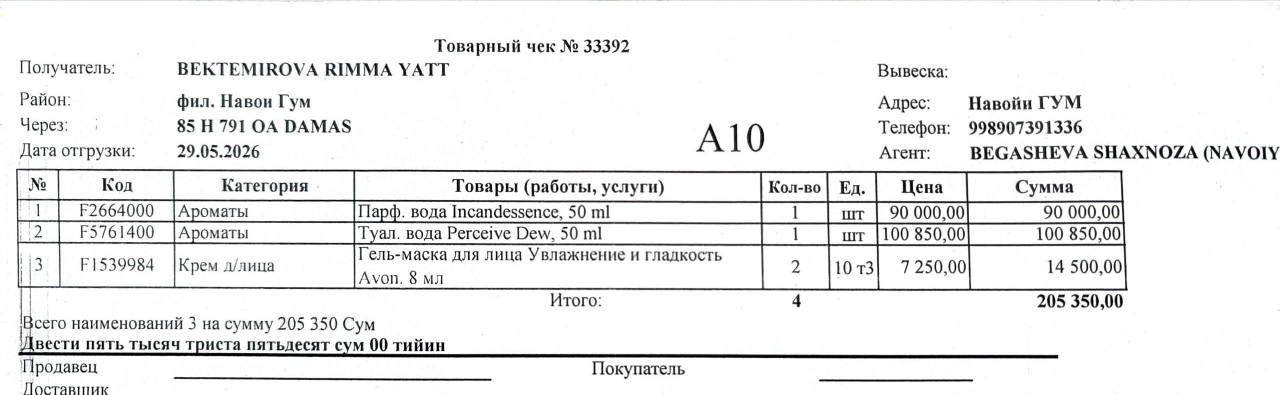
#> input picture receipts/first.jpg, 2560 x 789 px (shown at 1/2 size); its folder holds only this picture in this run
$ python -i preprocessor.py   (imports and definitions only)   (older library calls are emulated)
#> lines starting #> are read from the running program, lines starting #| are printed output that depends on the picture; after the words box and inside, x2 and y2 are one past the last pixel; in counts of white or black regions, pixels touching at a corner belong together
### src/quality_checker.py
"""
quality_checker.py — Computer Vision Image Quality Gate.

Evaluates receipt photo quality BEFORE feeding into heavy OCR models:
  1. Blur Detection (Variance of Laplacian)
  2. Glare / Specular Highlight Detection (HSV saturation & value)
  3. Skew / Tilt Angle Estimation (Hough line transform)

Why this matters:
  Feeding blurry or severely glare-obscured photos into a 0.9B Vision-Language
  Transformer wastes compute and leads to hallucinatory/corrupted tables.
  Detecting capture flaws upfront gives users actionable feedback (e.g. "re-focus camera").
"""

from dataclasses import dataclass, field
import logging
import math
from typing import Optional

import cv2
import numpy as np

logger = logging.getLogger(__name__)


@dataclass
class QualityReport:
    """Diagnostic report evaluating capture quality of an image."""
    is_acceptable: bool
    blur_score: float         # Higher = sharper (variance of Laplacian)
    is_blurry: bool
    glare_ratio: float        # Percentage of pixels with specular glare (0.0 to 1.0)
    has_glare: bool
    skew_angle: float         # Estimated tilt angle in degrees (-45.0 to +45.0)
    warnings: list[str] = field(default_factory=list)

    def summary(self) -> str:
        status = "PASSED" if self.is_acceptable else "FLAGGED"
        msg = f"Quality Gate [{status}] — Blur: {self.blur_score:.1f} (blurry={self.is_blurry}), " \
              f"Glare: {self.glare_ratio * 100:.2f}% (glare={self.has_glare}), " \
              f"Skew: {self.skew_angle:.1f}°"
        if self.warnings:
            msg += f" | Warnings: {'; '.join(self.warnings)}"
        return msg


class ImageQualityChecker:
    """
    Evaluates physical capture quality of receipt photographs.

    Tunable thresholds:
      - blur_threshold: Below this variance of Laplacian, image is marked blurry (default: 100.0)
      - glare_threshold: Max allowed ratio of overexposed hotspot pixels (default: 0.08 / 8%)
      - max_skew_angle: Skew beyond this angle triggers a warning (default: 15.0°)
    """

    def __init__(
        self,
        blur_threshold: float = 100.0,
        glare_threshold: float = 0.08,
        max_skew_angle: float = 15.0,
    ):
#> in _load, img is the input picture: shape (789, 2560, 3); mean B, G, R 237.5, 237.3, 237.2
        self.blur_threshold = blur_threshold
        self.glare_threshold = glare_threshold
        self.max_skew_angle = max_skew_angle

    def evaluate(self, image: np.ndarray) -> QualityReport:
        """
        Runs comprehensive image quality analysis on an image array (BGR or grayscale).
        Returns a QualityReport.
        """
        if image is None or image.size == 0:
            return QualityReport(
                is_acceptable=False,
                blur_score=0.0,
                is_blurry=True,
                glare_ratio=0.0,
                has_glare=False,
                skew_angle=0.0,
                warnings=["Empty or invalid image array"],
            )

        # Convert to grayscale for blur and skew checks
        if image.ndim == 3:
            gray = cv2.cvtColor(image, cv2.COLOR_BGR2GRAY)
            bgr = image
        else:
            gray = image
            bgr = cv2.cvtColor(image, cv2.COLOR_GRAY2BGR)

        # 1. Blur Detection (Variance of Laplacian)
        blur_score = self.calculate_blur_score(gray)
        is_blurry = blur_score < self.blur_threshold

        # 2. Glare Detection (Specular highlights)
        glare_ratio = self.calculate_glare_ratio(bgr)
        has_glare = glare_ratio > self.glare_threshold

        # 3. Skew Angle Estimation
        skew_angle = self.estimate_skew_angle(gray)
        is_skewed = abs(skew_angle) > self.max_skew_angle

        warnings = []
        if is_blurry:
            warnings.append(
                f"Image appears blurry (score: {blur_score:.1f} < {self.blur_threshold:.1f}). "
                "Consider re-taking photo with better focus."
            )
        if has_glare:
            warnings.append(
                f"Severe specular glare detected ({glare_ratio * 100:.1f}% of pixels overexposed). "
                "Try angling camera to avoid direct flash/lamp reflection."
            )
        if is_skewed:
            warnings.append(
                f"High document tilt detected ({skew_angle:.1f}°). "
                "Perspective correction will attempt to align it."
            )

        is_acceptable = not (is_blurry or (has_glare and glare_ratio > 0.20))

        report = QualityReport(
            is_acceptable=is_acceptable,
            blur_score=round(blur_score, 2),
            is_blurry=is_blurry,
            glare_ratio=round(glare_ratio, 4),
            has_glare=has_glare,
            skew_angle=round(skew_angle, 2),
            warnings=warnings,
        )

        logger.info(report.summary())
        return report

    @staticmethod
    def calculate_blur_score(gray_img: np.ndarray) -> float:
        """
        Calculates sharpness using variance of Laplacian filter.
        Sharp edges produce high variance; blurry images produce low variance.
        """
        laplacian = cv2.Laplacian(gray_img, cv2.CV_64F)
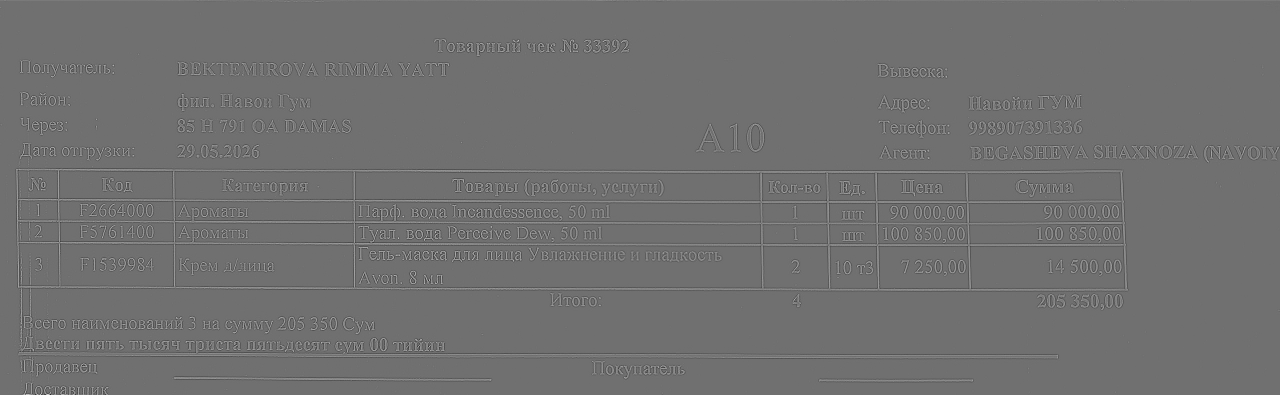
#> laplacian: shape (789, 2560) float64 (shown at 1/2 size); min -301, max 383, mean 0.1; drawn with min black and max white
        variance = float(laplacian.var())
#> variance = 1054.2
#> in evaluate, `is_blurry = blur_score < self.blur_threshold`: is_blurry = False
        return variance

    @staticmethod
    def calculate_glare_ratio(bgr_img: np.ndarray) -> float:
        """
        Calculates ratio of overexposed highlight pixels.
        Pixels with Value >= 250 and low Saturation (< 30) represent glare.
        """
        hsv = cv2.cvtColor(bgr_img, cv2.COLOR_BGR2HSV)
#> hsv: shape (789, 2560, 3); mean H, S, V 16.2, 1.7, 237.6
        sat = hsv[:, :, 1]
        val = hsv[:, :, 2]
        # White glare: high brightness, low saturation
        glare_mask = (val >= 250) & (sat < 35)
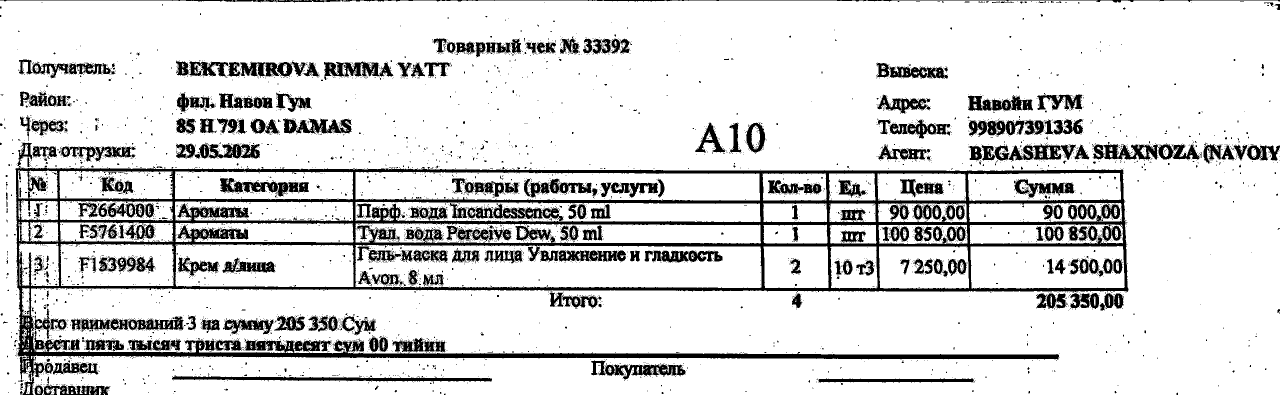
#> glare_mask: shape (789, 2560) bool (shown at 1/2 size); 85.4% white; 6873 black regions (6550 under 20 px), largest, box (x1, y1, x2, y2) and area: (31, 285, 2257, 763) 113077, (344, 752, 984, 764) 3943, (0, 0, 2560, 5) 3705
        glare_count = np.count_nonzero(glare_mask)
#> glare_count = 1725176
        total_pixels = bgr_img.shape[0] * bgr_img.shape[1]
#> total_pixels = 2019840
#> in evaluate, `glare_ratio = self.calculate_glare_ratio(bgr)`: glare_ratio = 0.854
#> in evaluate, `has_glare = glare_ratio > self.glare_threshold`: has_glare = True
        return float(glare_count / total_pixels) if total_pixels > 0 else 0.0

    @staticmethod
    def estimate_skew_angle(gray_img: np.ndarray) -> float:
        """
        Estimates receipt text skew angle in degrees using Hough line transform.
        Returns angle in degrees (-45.0 to +45.0). Positive = rotated clockwise.
        """
        # Downscale for fast edge detection
        h, w = gray_img.shape[:2]
#> h = 789; w = 2560
        max_dim = 1000
        if max(h, w) > max_dim:
            scale = max_dim / max(h, w)
#> scale = 0.391
            small = cv2.resize(gray_img, (int(w * scale), int(h * scale)))
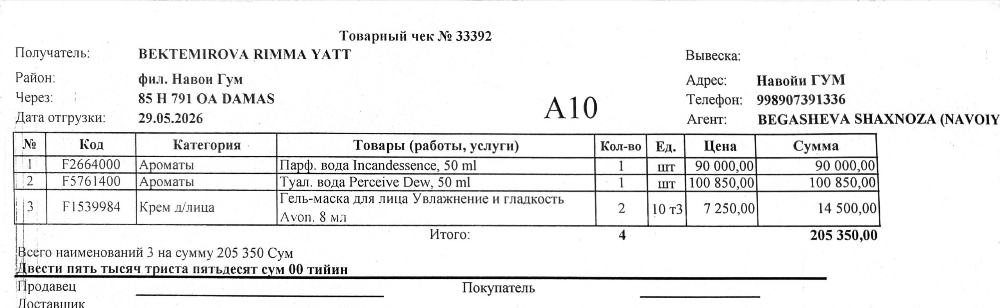
#> small: shape (308, 1000); min 0, max 255, mean 237.3
        else:
            small = gray_img

        edges = cv2.Canny(small, 50, 150, apertureSize=3)
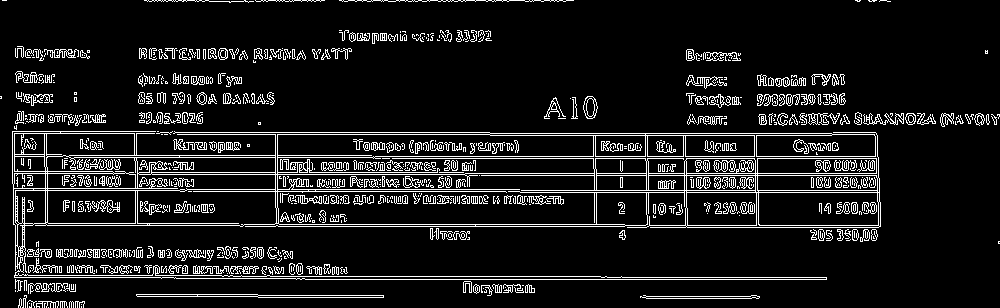
#> edges: shape (308, 1000); 10.2% white in thin lines or dots
        lines = cv2.HoughLinesP(
            edges, 1, np.pi / 180, threshold=80, minLineLength=50, maxLineGap=10
        )
#> lines = 219 rows, first 6: [12, 173, 138, 173], [296, 279, 826, 279], [13, 190, 186, 190], [373, 158, 878, 158], [373, 156, 877, 156], [490, 133, 831, 133]

        if lines is None or len(lines) == 0:
            return 0.0

        angles = []
        for line in lines:
            x1, y1, x2, y2 = line[0]
            dx = x2 - x1
            dy = y2 - y1
            if dx == 0:
                continue
            angle_deg = math.degrees(math.atan2(dy, dx))
            # Focus on near-horizontal text lines (-45 to +45 degrees)
            if -45.0 <= angle_deg <= 45.0:
                angles.append(angle_deg)
#> this loop made 219 passes
#> (x1, y1, x2, y2, dx, dy, angle_deg) on passes 1 to 3: (12, 173, 138, 173, 126, 0, 0), (296, 279, 826, 279, 530, 0, 0), (13, 190, 186, 190, 173, 0, 0)

        if not angles:
            return 0.0

        # Return median angle to reject outlier lines
        return float(np.median(angles))

### src/preprocessor.py
"""
preprocessor.py — OpenCV-based image cleaning before OCR.

Pipeline order (each step is isolated so you can disable any one of them):
    1. Load image
    2. Perspective correction  → flattens photos taken at an angle
    3. Blue mark removal       → erases handwritten blue checkmarks via HSV mask
    4. Binarization            → stark black-on-white, removes shadows

Why this order?
    Perspective first: a straight image gives better contour detection later.
    Blue removal before binarization: after binarization blue becomes black,
    indistinguishable from printed text.
    Binarization last: gives OCR the cleanest possible input.
"""

import cv2
import numpy as np
import logging
from pathlib import Path

from .quality_checker import ImageQualityChecker, QualityReport

logger = logging.getLogger(__name__)


class ImagePreprocessor:
    """
    Cleans a receipt photo so PaddleOCR gets the best possible input.

    Example usage:
        prep = ImagePreprocessor()
        clean = prep.process("receipts/photo.jpg")
        prep.save(clean, "output/debug_clean.png")   # optional debug save
    """

    def __init__(
        self,
        blue_lower:        tuple = (100, 50,  50),
        blue_upper:        tuple = (130, 255, 255),
        block_size:        int   = 31,
        adaptive_c:        int   = 10,
        auto_perspective:  bool  = True,
        remove_blue_marks: bool  = True,
        check_quality:     bool  = True,
    ):
        """
        Args:
            blue_lower:        Lower HSV bound for blue checkmark colour.
            blue_upper:        Upper HSV bound for blue checkmark colour.
            block_size:        Neighbourhood size for adaptive threshold (must be odd).
            adaptive_c:        Constant subtracted from threshold mean.
            auto_perspective:  Whether to auto-detect and flatten document angle.
            remove_blue_marks: Whether to erase blue handwritten marks.
            check_quality:     Whether to evaluate blur, glare, and skew before processing.
        """
        self.blue_lower        = np.array(blue_lower,  dtype=np.uint8)
        self.blue_upper        = np.array(blue_upper,  dtype=np.uint8)
        self.block_size        = block_size
        self.adaptive_c        = adaptive_c
        self.auto_perspective  = auto_perspective
        self.remove_blue_marks = remove_blue_marks
        self.check_quality     = check_quality

        self.quality_checker   = ImageQualityChecker()
        self.last_quality_report: Optional[QualityReport] = None

    # ------------------------------------------------------------------
    # Public API
    # ------------------------------------------------------------------

    def process(self, image_path: str) -> np.ndarray:
        """
        Runs the full preprocessing pipeline.

        Returns:
            A 3-channel BGR numpy array (white background, black text).
            Always 3-channel so PaddleOCR / PP-Structure is happy.
        """
        img = self._load(image_path)
        logger.info("Loaded image %s — shape %s", image_path, img.shape)

        if self.check_quality:
            self.last_quality_report = self.quality_checker.evaluate(img)

        if self.auto_perspective:
            img = self._correct_perspective(img)

        if self.remove_blue_marks:
            img = self._remove_blue_marks(img)

        img = self._binarize(img)         # returns 3-channel BGR

        logger.info("Preprocessed image final shape: %s", img.shape)
        return img

    # [4 lines left out: function save, not called in this run]

    # ------------------------------------------------------------------
    # Private pipeline steps
    # ------------------------------------------------------------------

    def _load(self, path: str) -> np.ndarray:
        img = cv2.imread(path)
        if img is None:
            raise FileNotFoundError(
                f"cv2.imread could not open '{path}'. "
                f"Check the path and that the file is a valid image."
            )
        return img

    def _correct_perspective(self, img: np.ndarray) -> np.ndarray:
        """
        Detects the document's 4-corner boundary and warps it flat.

        How it works:
            1. Canny edge detection finds sharp edges.
            2. We take the 5 largest contours and look for one with 4 corners.
            3. getPerspectiveTransform + warpPerspective flattens it.

        Falls back gracefully (returns original) if no rectangle found.
        """
        gray    = cv2.cvtColor(img, cv2.COLOR_BGR2GRAY)
        blurred = cv2.GaussianBlur(gray, (5, 5), 0)
        edged   = cv2.Canny(blurred, 75, 200)
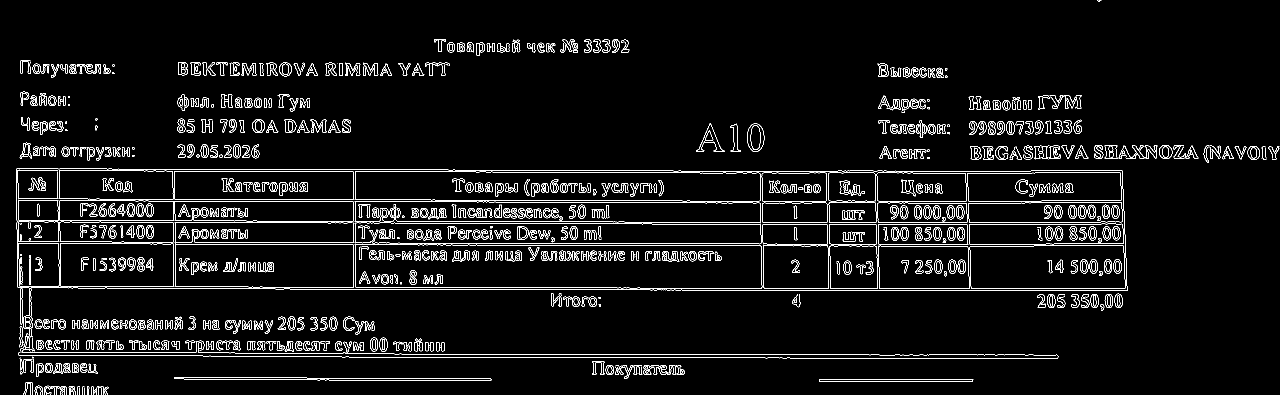
#> edged: shape (789, 2560) (shown at 1/2 size); 4.6% white in thin lines or dots

        contours, _ = cv2.findContours(
            edged, cv2.RETR_EXTERNAL, cv2.CHAIN_APPROX_SIMPLE
        )
        # Sort by area, largest first — the document is (hopefully) the biggest thing
        contours = sorted(contours, key=cv2.contourArea, reverse=True)

        doc_contour = None
        for c in contours[:5]:
            peri  = cv2.arcLength(c, True)
            approx = cv2.approxPolyDP(c, 0.02 * peri, True)
            if len(approx) == 4:
                doc_contour = approx
                break
#> this loop made 5 passes

        if doc_contour is None:
            logger.warning(
                "Perspective correction: no 4-corner document boundary found. "
                "Returning original image. Try photographing on a contrasting surface."
            )
            return img

        logger.info("Perspective correction: boundary found, applying warp.")
        return self._four_point_transform(img, doc_contour.reshape(4, 2))

    # [37 lines left out: functions _four_point_transform, _order_points, not called in this run]

    def _remove_blue_marks(self, img: np.ndarray) -> np.ndarray:
        """
        Creates an HSV mask that targets blue handwritten checkmarks and
        replaces them with white pixels so they don't interfere with OCR.

        If your marks are a slightly different shade of blue, adjust
        BLUE_HSV_LOWER / BLUE_HSV_UPPER in config/settings.py.
        Tip: use the `--debug-hsv` flag in main.py to inspect HSV values.
        """
        hsv  = cv2.cvtColor(img, cv2.COLOR_BGR2HSV)
        mask = cv2.inRange(hsv, self.blue_lower, self.blue_upper)
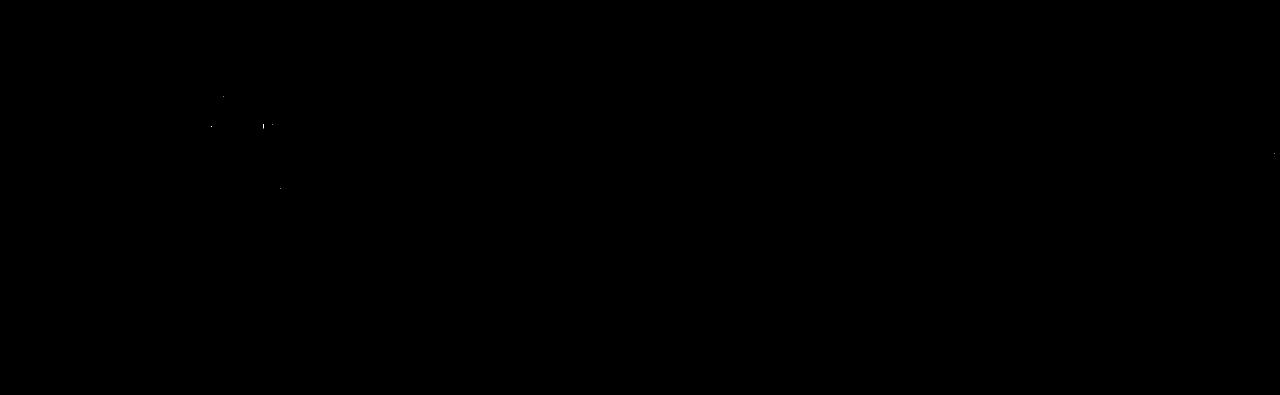
#> mask: shape (789, 2560) (shown at 1/2 size); 0% white in thin lines or dots, all inside (x1, y1, x2, y2) = (422, 193, 2550, 378)

        # Dilate slightly to catch anti-aliased edges of the pen strokes
        kernel = np.ones((3, 3), np.uint8)
        mask   = cv2.dilate(mask, kernel, iterations=1)
#> mask: shape (789, 2560); 0% white; 6 white regions (5 under 20 px), largest, box (x1, y1, x2, y2) and area: (525, 247, 528, 258) 33

        img[mask > 0] = [255, 255, 255]   # overwrite blue pixels with white
#> img: shape (789, 2560, 3); under 0.01% of pixels changed, all inside (x1, y1, x2, y2) = (421, 192, 2551, 379)
        blue_pixel_count = int(np.sum(mask > 0))
        logger.info("Blue mark removal: erased %d pixels.", blue_pixel_count)
        return img

    def _binarize(self, img: np.ndarray) -> np.ndarray:
        """
        Converts the colour image to stark black-on-white binary.

        Why adaptiveThreshold instead of a global threshold?
            Receipt photos taken by phone have uneven lighting — brighter
            near the top, darker in shadowed corners. A global threshold
            would leave the dark areas as grey smudge.
            adaptiveThreshold computes the threshold *locally* for each
            small neighbourhood, handling shadows automatically.

        Returns a 3-channel BGR image (white background, black text)
        so PaddleOCR receives the format it expects.
        """
        gray   = cv2.cvtColor(img, cv2.COLOR_BGR2GRAY)
        binary = cv2.adaptiveThreshold(
            gray,
            maxValue=255,
            adaptiveMethod=cv2.ADAPTIVE_THRESH_GAUSSIAN_C,
            thresholdType=cv2.THRESH_BINARY,
            blockSize=self.block_size,
            C=self.adaptive_c,
        )
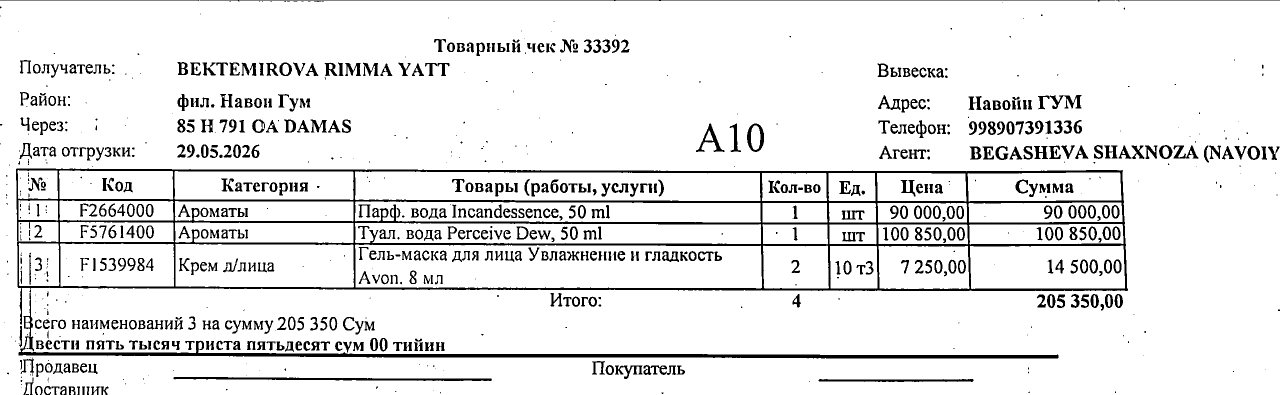
#> binary: shape (789, 2560) (shown at 1/2 size); 91.1% white; 913 black regions (303 under 20 px), largest, box (x1, y1, x2, y2) and area: (32, 337, 2256, 717) 69043, (346, 754, 984, 762) 2762, (400, 0, 2193, 3) 1804
        # Convert back to 3-channel BGR — PaddleOCR expects it
        return cv2.cvtColor(binary, cv2.COLOR_GRAY2BGR)

>>> result = ImagePreprocessor().process('../receipts/first.jpg')
